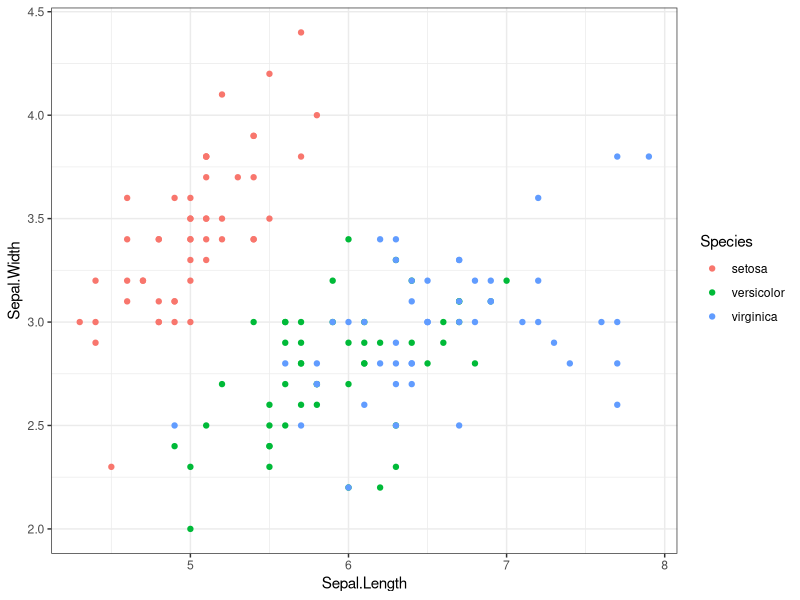

R code for this plot:
## ---- chunk 1
knitr::opts_chunk$set(
    echo = TRUE,
    message = FALSE,
    warning = FALSE
)

## ---- chunk 2
library(tidyverse)
iris |>
  ggplot() +
  geom_point(aes(x=Sepal.Length, y=Sepal.Width, group=Species, color=Species)) +
  theme_bw()

